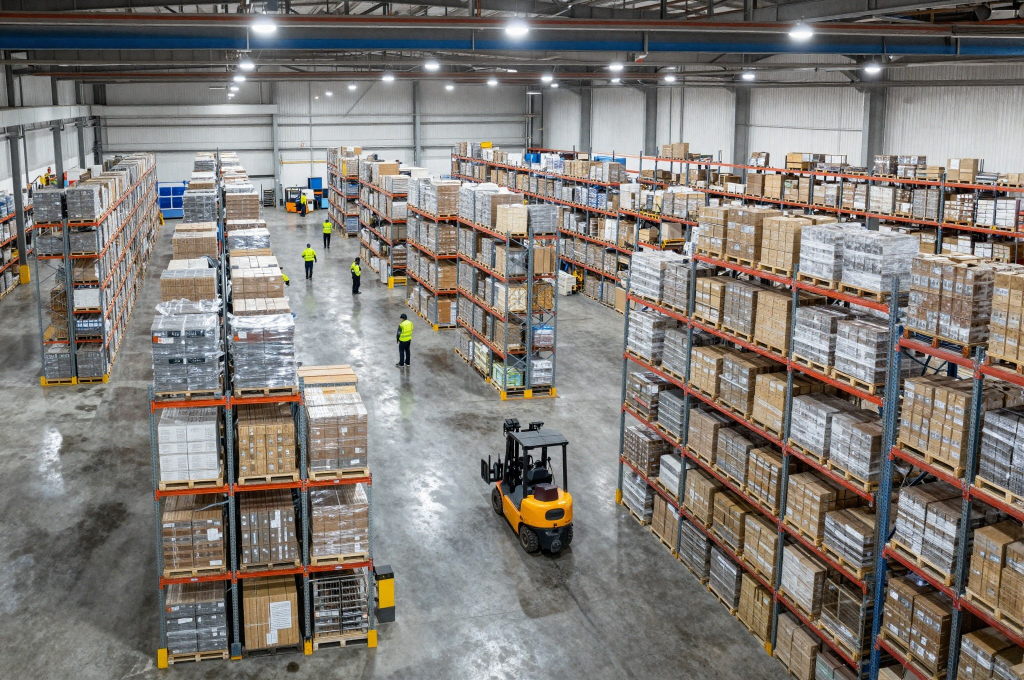
#> input picture phase4_genai_agentic/computer_vision/construction-ppe/images/train/source-0e3d086012dc8d684c327eed2fb2bb75.jpg, 2048 x 1360 px, given in place of Astronaut.jpg, which was not available (shown at 1/2 size)
$ python exercises.py
#> lines starting #> are read from the running program, lines starting #| are printed output that depends on the picture
import os
import cv2                      # slides write `import cv2 as cv`; same library, we keep the name cv2
import numpy as np              # Exercise 5 (images are NumPy arrays)
import matplotlib.pyplot as plt # Exercise 5 (side-by-side plot)
from scipy.signal import convolve2d as conv2      # Exercise 5 (apply the blur)
from skimage import color, data, restoration      # Exercise 5 (scikit-image)

# ==========================================
# PHASE 4: Introduction to Computer Vision (OpenCV)
# ==========================================
# Needs once:  pip install -r ../requirements.txt   (phase 4 list, "Computer Vision" section)
#   = the slide's  pip install opencv-python scikit-image matplotlib  (+ scipy, numpy)
# Run:  python exercises.py   (or via lesson/menu.py -> Phase 4 -> Computer Vision)
#
# An image in OpenCV = a NumPy array of numbers (pixels):
#   colour    -> shape (height, width, 3)   3 numbers per pixel: Blue, Green, Red  (BGR, NOT RGB!)
#   grayscale -> shape (height, width)      1 number per pixel: 0 = black ... 255 = white

# ==========================================
# SHARED STUFF
# ==========================================
# Slide uses os.getcwd() + "data". getcwd() = the folder you RAN python from, so it breaks
# if you run from another folder. The folder of THIS file always works.
# Slide's image is data/Astronaut.png; ours sits right next to this file as Astronaut.jpg.
DATA_PATH = os.path.dirname(os.path.abspath(__file__))
IMAGE_PATH = os.path.join(DATA_PATH, "Astronaut.jpg")

# Exercises 3-4 start the same way on the slides: check the file exists, then imread.
# Returns the colour image, or None (with a message) so the exercise can stop early.
# [8 lines left out: function load_image, not called in this run]

# Shows windows until a key is pressed (click an image window first, then press a key)
#
# Why not just cv2.imshow like the slides? By default imshow opens an AUTOSIZE window:
# 1 image pixel = 1 screen pixel, and you can't resize it. Our Astronaut.jpg is
# 2406 x 3000 pixels, taller than a 1080p screen, so you'd only see the top part.
# WINDOW_NORMAL = a resizable window; we then shrink the WINDOW (not the image) to fit.
#
# Position: if we don't say WHERE, Windows cascades each new window further down-right,
# so with several windows some land off-screen. moveWindow puts them side by side
# from the top-left corner instead.
MAX_WINDOW_HEIGHT = 700  # pixels; change this if your screen is bigger/smaller
WINDOW_GAP = 10          # pixels between windows

def show_and_wait(windows: dict):
    x = 0  # left edge of the next window
    for title, image in windows.items():
        height, width = image.shape[:2]
        scale = min(1.0, MAX_WINDOW_HEIGHT / height)  # only shrink, never enlarge
        win_w, win_h = int(width * scale), int(height * scale)
        cv2.namedWindow(title, cv2.WINDOW_NORMAL)
        cv2.resizeWindow(title, win_w, win_h)
        cv2.moveWindow(title, x, 0)  # (x, y) of the window's top-left corner on screen
        cv2.imshow(title, image)
        x += win_w + WINDOW_GAP
    # Image windows open BEHIND this terminal sometimes: check the taskbar if you don't see them

    print("Press any key on an image window to close them...")
    cv2.waitKey(0)
    cv2.destroyAllWindows()

# ==========================================
# Exercise 1: Reading Images File  (slide: 01_reading.py)
# ==========================================
#region
def run_exercise_1():
    # Decode in three different modes
    image1 = cv2.imread(IMAGE_PATH, cv2.IMREAD_COLOR)      # always 3 channels (BGR)
    image2 = cv2.imread(IMAGE_PATH, cv2.IMREAD_GRAYSCALE)  # 1 channel, black & white
    image3 = cv2.imread(IMAGE_PATH, cv2.IMREAD_UNCHANGED)  # exactly as the file is:
    # a PNG with transparency gives 4 channels (BGRA). A JPG has no transparency,
    # so here UNCHANGED looks the same as COLOR.

    # Check if each image loaded. imread does NOT raise an error on a wrong path,
    # it silently returns None, so we must check ourselves.
    for name, image in [("Color", image1), ("Grayscale", image2), ("Unchanged", image3)]:
        if image is None:
            print(f"Error: Image not found or unable to read. ({IMAGE_PATH})")
            return  # imshow(None) would crash, so stop here (the slide carries on)
        # Not on the slide: .shape shows the difference between the 3 modes
        print(f"{name} image loaded successfully! shape = {image.shape}")

    # Display all three images (each in its own window), then wait for a key press.
    # Slide: cv2.imshow(...) x3 + cv2.waitKey(0) + cv2.destroyAllWindows().
    # show_and_wait does the same, but sizes the windows to fit the screen (see SHARED STUFF).
    # The 3 windows open on top of each other: drag one aside to compare.
    show_and_wait({"Color Image": image1, "Grayscale Image": image2, "Unchanged Image": image3})
#endregion

# ==========================================
# Exercise 2: Writing Image File  (slide: 02_write.py)
# ==========================================
#region
OUTPUT_PATH = os.path.join(DATA_PATH, "Astronaut_gray.png")

# [129 lines left out: functions run_exercise_2, run_exercise_3, run_exercise_4, run_exercise_5, not called in this run]
#endregion

# ==========================================
# Computer Vision Menu
# ==========================================
# HOW TO ADD A NEW EXERCISE: write def run_exercise_N() above, add a line below.
EXERCISES = {
    "1": ("Exercise 1 : Reading Images File", run_exercise_1),
    "2": ("Exercise 2 : Writing Image File", run_exercise_2),
    "3": ("Exercise 3 : Scaling Images", run_exercise_3),
    "4": ("Exercise 4 : Rotating Images", run_exercise_4),
    "5": ("Exercise 5 : Image Restoration (Wiener)", run_exercise_5),
}

if __name__ == "__main__":
    print("Introduction to Computer Vision. Which code do you want to run?")
    for key, (description, _) in EXERCISES.items():
        print(f"{key}. {description}")

    valid_choices = ", ".join(EXERCISES.keys())
    choice = input(f"Enter choice ({valid_choices}): ").strip()
#> the answer given: 1

    if choice in EXERCISES:
        EXERCISES[choice][1]()
#> in run_exercise_1, image1 is the input picture: shape (1360, 2048, 3); mean B, G, R 118.1, 122.8, 127.9
#> in run_exercise_1, `image2 = cv2.imread(IMAGE_PATH, cv2.IMREAD_GRAYSCALE)`:
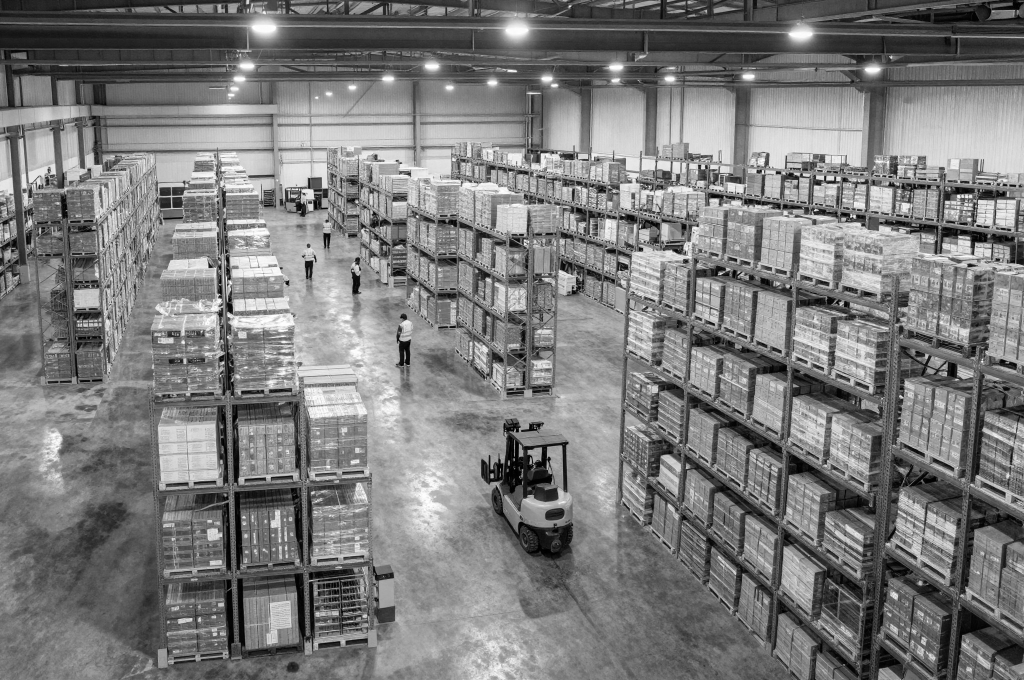
#> image2: shape (1360, 2048) (shown at 1/2 size); min 0, max 255, mean 123.8
#> the loop in run_exercise_1, `for name, image in [("Color", image1), ("Grayscale", image2), ("Unchan..` made 3 passes
#> name on passes 1 to 3: 'Color', 'Grayscale', 'Unchanged'
#| Color image loaded successfully! shape = (1360, 2048, 3)
#| Grayscale image loaded successfully! shape = (1360, 2048)
#| Unchanged image loaded successfully! shape = (1360, 2048, 3)
#> the loop in show_and_wait, `for title, image in windows.items():` made 3 passes
#> (title, x) on passes 1 to 3: ('Color Image', 1064), ('Grayscale Image', 2128), ('Unchanged Image', 3192)
#> after the loop in show_and_wait, `for title, image in windows.items():`: x = 3192
    else:
        print(f"Invalid choice. Please run the script again and select one of: {valid_choices}")

$ run again, on phase4_genai_agentic/computer_vision/construction-ppe/images/train/source-14bd7cec4f45ba3526e8219b69f10d7a.jpg
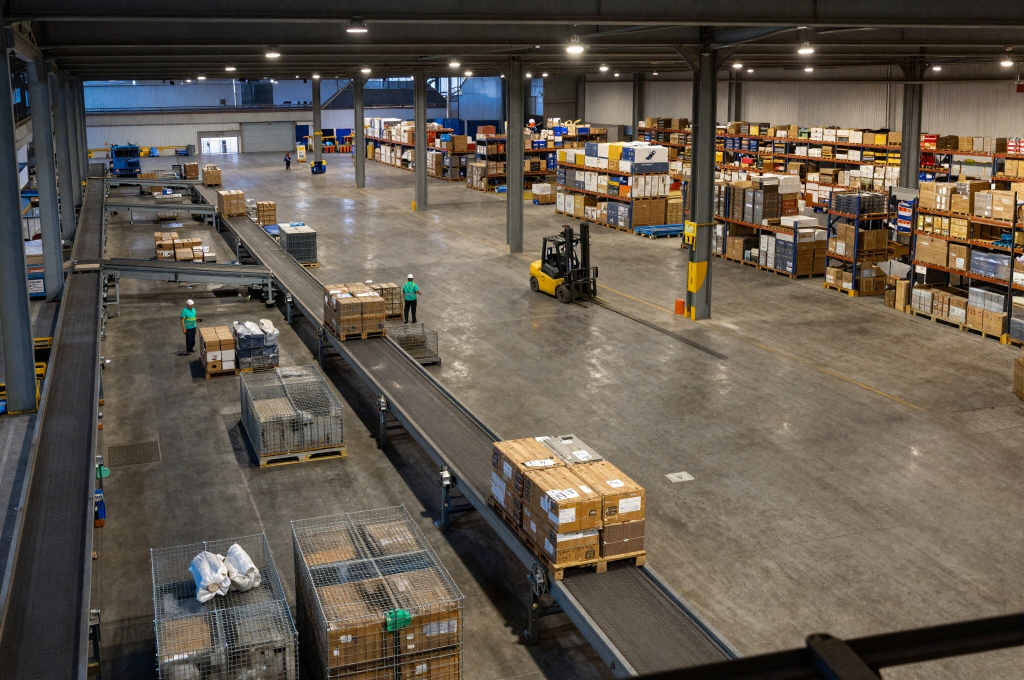
#> input picture phase4_genai_agentic/computer_vision/construction-ppe/images/train/source-14bd7cec4f45ba3526e8219b69f10d7a.jpg, 2048 x 1360 px, given in place of Astronaut.jpg, which was not available (shown at 1/2 size)
#> in run_exercise_1, image1 is the input picture: shape (1360, 2048, 3); mean B, G, R 76.8, 87.7, 96.7
#> in run_exercise_1, `image2 = cv2.imread(IMAGE_PATH, cv2.IMREAD_GRAYSCALE)`:
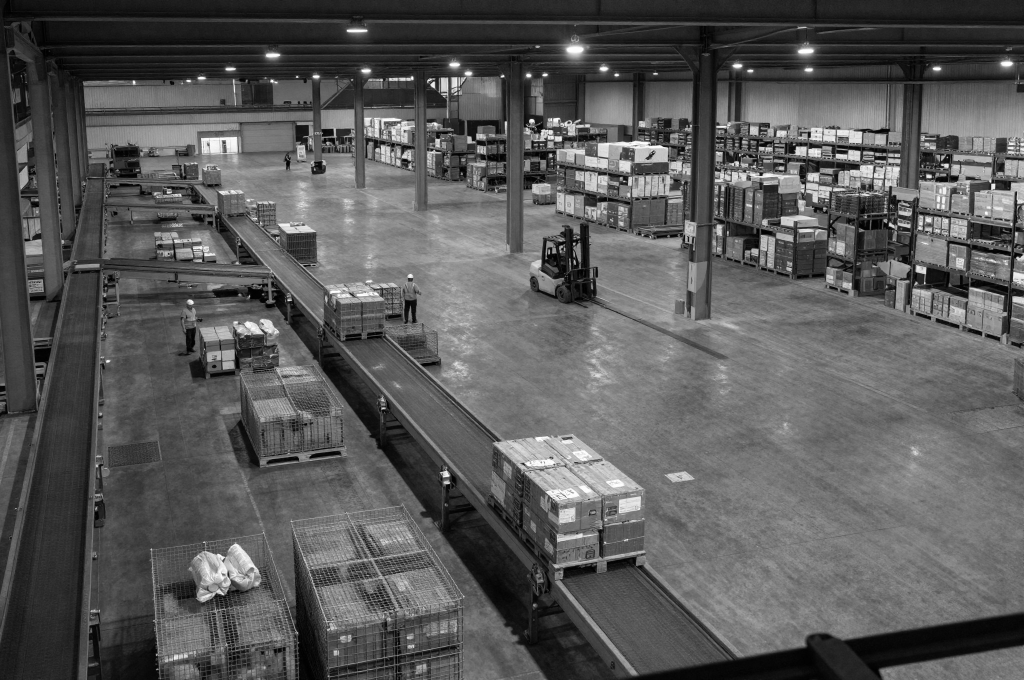
#> image2: shape (1360, 2048) (shown at 1/2 size); min 0, max 255, mean 89.1
#> the loop in run_exercise_1, `for name, image in [("Color", image1), ("Grayscale", image2), ("Unchan..` made 3 passes
#> name on passes 1 to 3: 'Color', 'Grayscale', 'Unchanged'
#> (printed output is left out)
#> the loop in show_and_wait, `for title, image in windows.items():` made 3 passes
#> (title, x) on passes 1 to 3: ('Color Image', 1064), ('Grayscale Image', 2128), ('Unchanged Image', 3192)
#> after the loop in show_and_wait, `for title, image in windows.items():`: x = 3192
